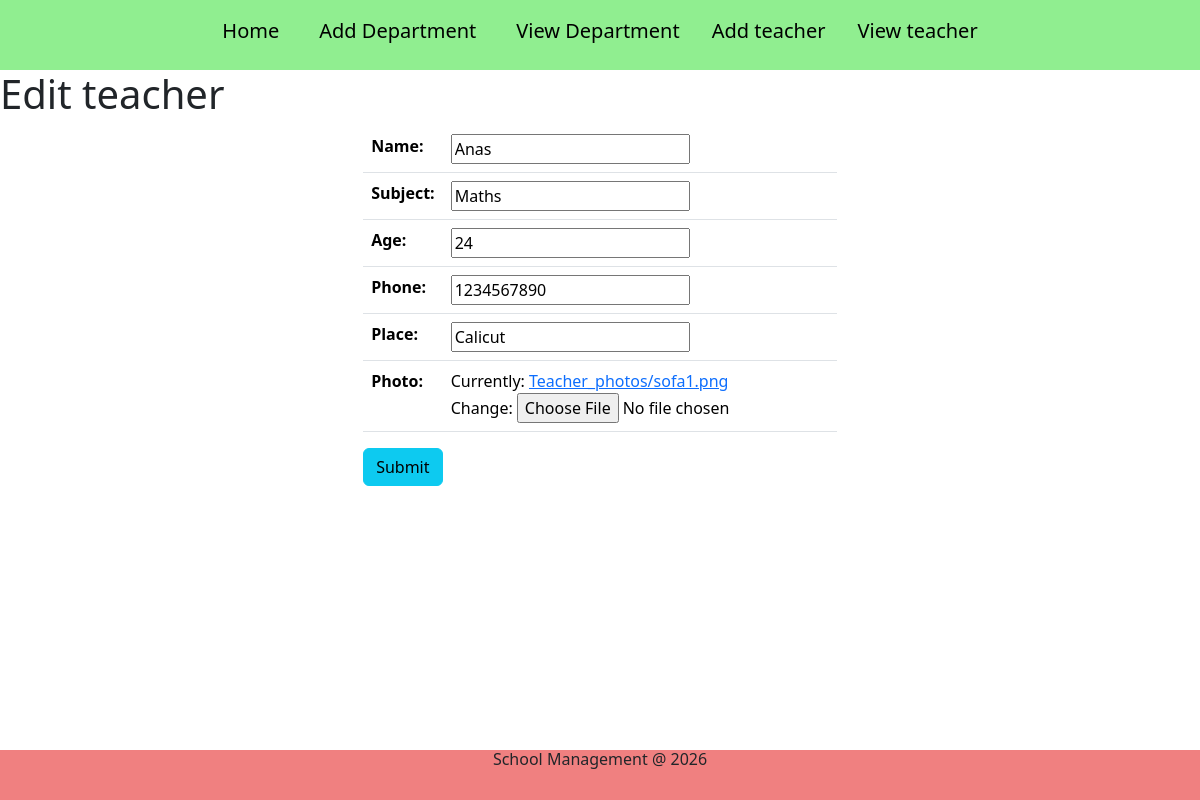
Before: /office/editteacher/1 with the older database file.
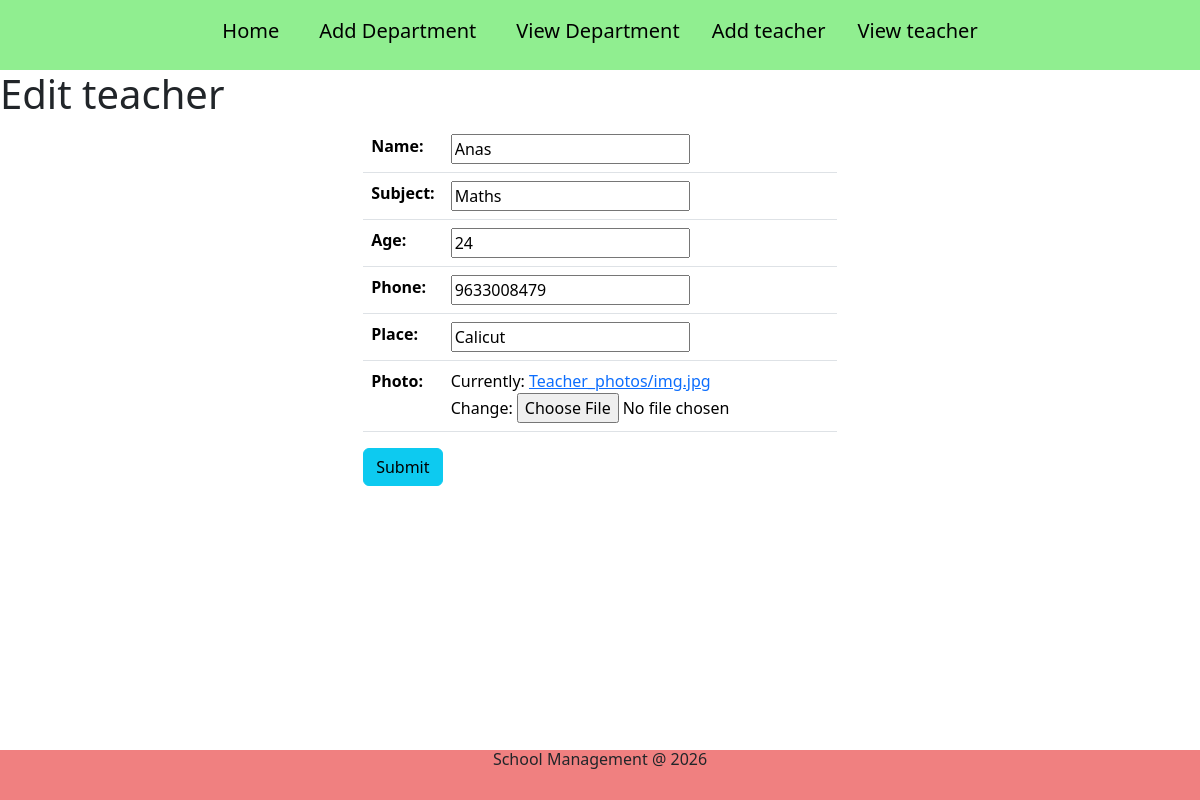
After: the same page with the newer database file.
### office/models.py (models this page shows)
class Teacher(models.Model):
    name = models.CharField(max_length=100)
    subject = models.CharField(max_length=100)
    age = models.IntegerField()
    phone = models.CharField(max_length=30)
    place = models.CharField(max_length=100)
    photo = models.ImageField(upload_to="Teacher_photos")

### office/views.py (the view, shortened to what this page needs)
# urls.py: path('editteacher/<int:id>',EditTeacherView.as_view(),name="editT"),
class EditTeacherView(View):
    def get(self,req,**kwargs):
        id = kwargs.get('id')
        TeacherQso = Teacher.objects.get(id=id)
        form_data = TeacherForm(instance=TeacherQso)
        return render(req,"editteacher.html",{"form":form_data})

### office/forms.py
class TeacherForm(forms.ModelForm):
    class Meta:
        model = Teacher
        fields = "__all__"

### office/templates/editteacher.html (shortened to what this page needs)
{% extends "base.html" %}
{% block base %}
<h1>Edit teacher</h1>
<div class="d-flex justify-content-center align-items-center">
    <form action="" method="post" enctype="multipart/form-data">
        <table class="table">
            {{form.as_table}}
        </table>
        <button class="btn btn-info"> Submit</button>
    </form>
</div>
{% endblock base %}

Changed rows visible on the page:
changed Teacher "Anas": phone "1234567890" → "9633008479"
Other visible differences:
text no longer shown: "Name: Subject: Age: Phone: Place: Photo: Currently: Teacher_photos/sofa1.png Change:"
text now shown: "Name: Subject: Age: Phone: Place: Photo: Currently: Teacher_photos/img.jpg Change:"
